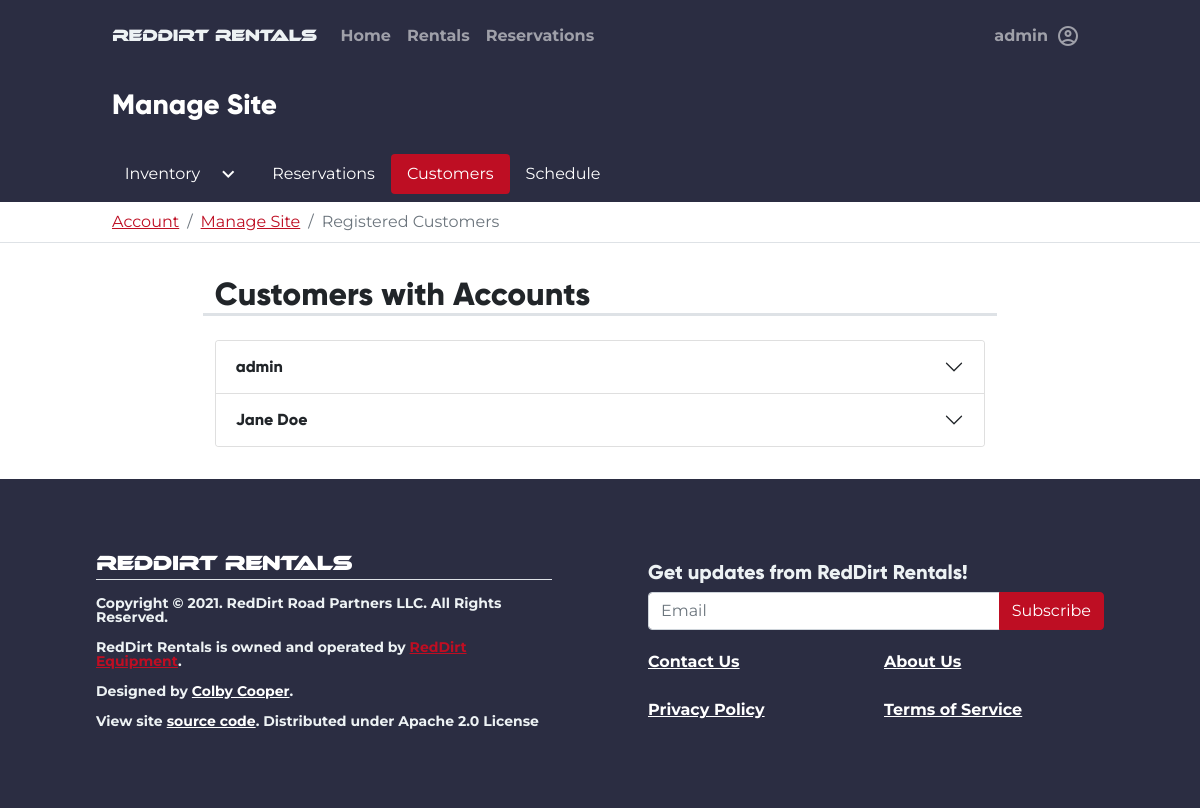
The app's page /admin/customers (signed in), older data.
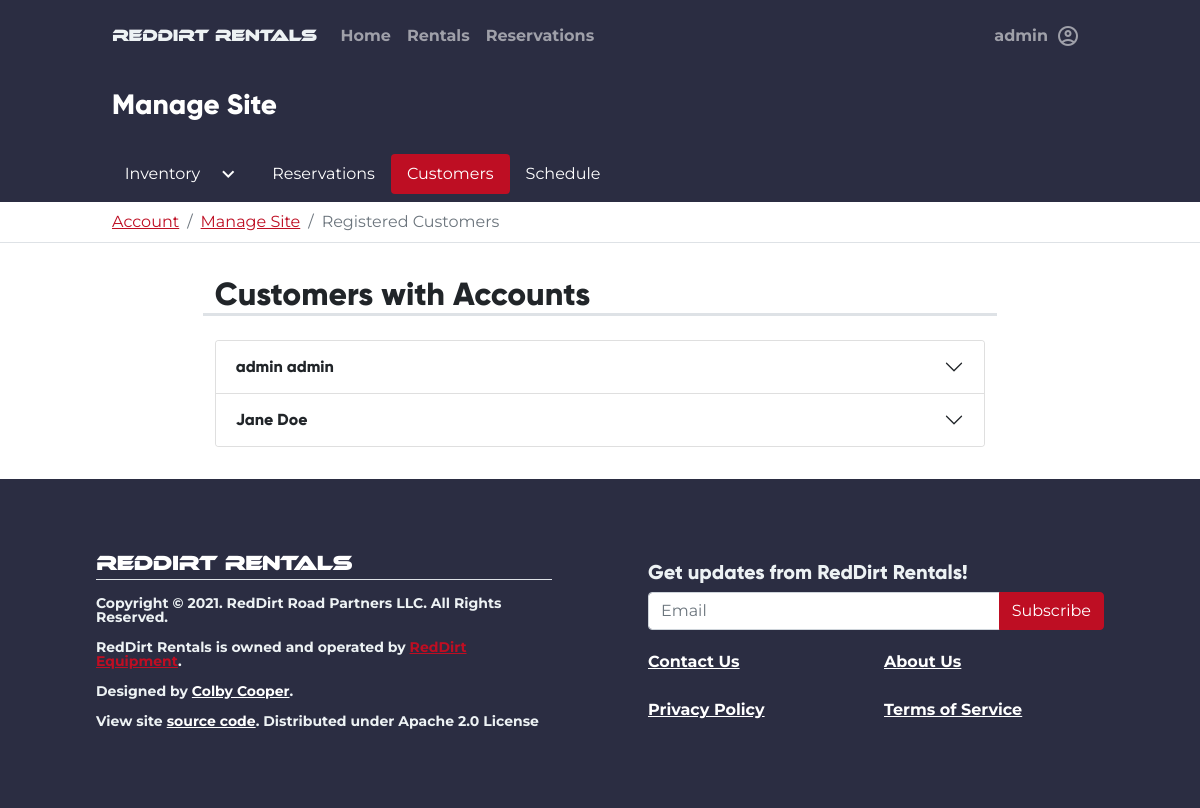
The same page, newer data.
### tables this page shows
CREATE TABLE users (
    id INTEGER PRIMARY KEY AUTOINCREMENT,
    firstname TEXT NOT NULL,
    lastname TEXT NOT NULL,
    phonenumber TEXT NOT NULL,
    email TEXT NOT NULL,
    password BLOB NOT NULL,
    groups TEXT NOT NULL,
    address TEXT NOT NULL,
    city TEXT NOT NULL,
    state TEXT NOT NULL,
    zip TEXT NOT NULL
, token TEXT, token_expire TEXT);

### rentals_app/admin.py (the view)
@admin.route("/customers")
@login_required
@admin_only
def customers():
    cur, con = helpers.connect_to_db()
    sql = """
    SELECT id FROM users WHERE 1=1;
    """
    try:
        ids = cur.execute(sql).fetchall()
        customers = list()
        for id in ids:
            customers.append(User.find_user(id[0]))
    except Exception as ex:
        current_app.log_exception(ex)
        raise ex
    return render_template("admin/customers.html", customers=customers)

### rentals_app/__init__.py (called while the page is built)
@app.after_request
def after_request(response):
    response.headers["Cache-Control"] = "no-cache, no-store, must-revalidate"
    return response

### rentals_app/auth.py (called while the page is built)
@auth.before_app_request
def fetch_current_user():
    userid = session.get("userid")
    if userid is None:
        g.user = None
    else:
        g.user = User.find_user(userid)

def login_required(view):
    @functools.wraps(view)
    def wrapped_view(**kwargs):
        if g.user is None:
            return redirect(url_for("auth.login"))
        return view(**kwargs)
    return wrapped_view

def admin_only(view):
    @functools.wraps(view)
    def wrapped_view(**kwargs):
        if g.user is None:
            return redirect(url_for("auth.login"))
        if g.user is not None and g.user.groups != "admin":
            session.clear()
            return redirect(render_template("errors/401.html"))
        return view(**kwargs)
    return wrapped_view

### rentals_app/helpers.py (called while the page is built)
def connect_to_db():
    con = sqlite3.connect(DB_PATH)
    return con, con.cursor()

### rentals_app/templates/admin/customers.html (shortened to what this page needs)
{% extends "base.html" %}
{% block content %}
<div class="container-fluid bg-dark">
    <div class="row">
        <div class="col-md-10 mx-auto">
            <h3 class="text-white py-3 fw-bold">Manage Site</h3>
        </div>
    </div>
</div>
<div class="container-fluid p-2 bg-dark">
    <div class="row">
        <div class="col-md-10 mx-auto">
            <ul class="nav nav-pills"
                id="tab_root">
                <li class="nav-item dropdown">
                    <a class="nav-link dropdown-toggle text-white d-flex flex-row"
                       data-bs-toggle="dropdown"
                       id="inventory_active_elem"
                       role="button"
                       aria-expanded="false">
                        Inventory
                        <span class="material-icons-outlined ms-3">
                        </span>
                    </a>
                </li>
                <li class="nav-item">
                    <a class="nav-link text-white"
                       href="{{url_for('admin.reservations') }}"
                       id="reservations_tab_selector">
                        Reservations
                    </a>
                </li>
                <li class="nav-item">
                    <a class="nav-link text-white active"
                       href="{{url_for('admin.customers') }}"
                       id="reservations_tab_selector">
                        Customers
                    </a>
                </li>
                <li class="nav-item">
                    <a class="nav-link text-white"
                       href="{{url_for('admin.schedule') }}"
                       id="reservations_tab_selector">
                        Schedule
                    </a>
                </li>
            </ul>
        </div>
    </div>
</div>
<div class="container-fluid bg-white border-bottom">
    <div class="row">
        <div class="col-md-10 mx-auto justify-content-center py-2">
            <nav aria-label="breadcrumb">
                <ol class="breadcrumb mb-0">
                    <li class="breadcrumb-item"><a href="/account">Account</a></li>
                    <li class="breadcrumb-item"><a href="/admin">Manage Site</a></li>
                    <li class="breadcrumb-item active"
                        aria-current="page">Registered Customers</li>
                </ol>
            </nav>
        </div>
    </div>
</div>
<div class="container-fluid p-3 mb-3"
     id="inventory_tab_content">
    <div class="row">
        <div class="col-md-8 mx-auto">
            <div class="row col my-3">
                <h2 class="border-bottom border-3">Customers with Accounts</h2>
            </div>
            <div class="accordion"
                 id="customer-list">
                {% for customer in customers %}
                <div class="accordion-item">
                    <h2 class="accordion-header"
                        id="customer-heading-{{customer.userid}}">
                        <button class="accordion-button collapsed"
                                type="button"
                                data-bs-toggle="collapse"
                                data-bs-target="#customer-{{customer.userid}}"
                                aria-expanded="false"
                                aria-controls="customer-{{customer.userid}}">
                            {{customer.firstname}} {{customer.lastname}}
                        </button>
                    </h2>
                </div>
                {% endfor %}
            </div>
        </div>
    </div>
</div>
{% endblock %}

### rentals_app/templates/base.html (shortened to what the changed rows need)
<!doctype html>
<html lang="en">
<head>
    <link rel="stylesheet"
          href="{{ url_for('static', filename='font-loader.css') }}">
    <link rel="stylesheet"
          href="https://cdn.jsdelivr.net/npm/fullcalendar@5.7.2/main.css"
>
    <link rel="stylesheet"
          href="{{url_for('static', filename='global.css')}}">
</head>
<body class="bg-white"
      style="overflow-x: hidden;">
    <div class="row mx-0 bg-dark">
        <div class="col-md-10 mx-auto">
            <nav class="navbar navbar-expand-md navbar-dark bg-dark py-3">
                <div class="collapse navbar-collapse"
                     id="nav_main">
                    <ul class="navbar-nav w-100">
                        {% if g.user != None %}
                        <li class="nav-item dropdown dropdown-dark ms-md-auto">
                            <a class="nav-link dropdown-toggle d-flex flex-row align-items-center fw-bold"
                               href="#"
                               data-bs-toggle="dropdown"
                               aria-expanded="false">
                                <span class="me-2">{{g.user.firstname}}</span>
                                <span class="material-icons-outlined">
                                </span>
                            </a>
                        </li>
                        {% endif %}
                    </ul>
                </div>
            </nav>
        </div>
    </div>
    {% block content %} {% endblock %}
</body>
</html>

Row changes from the older to the newer data that the page shows:
changed users "admin": lastname (not shown) → "admin"
